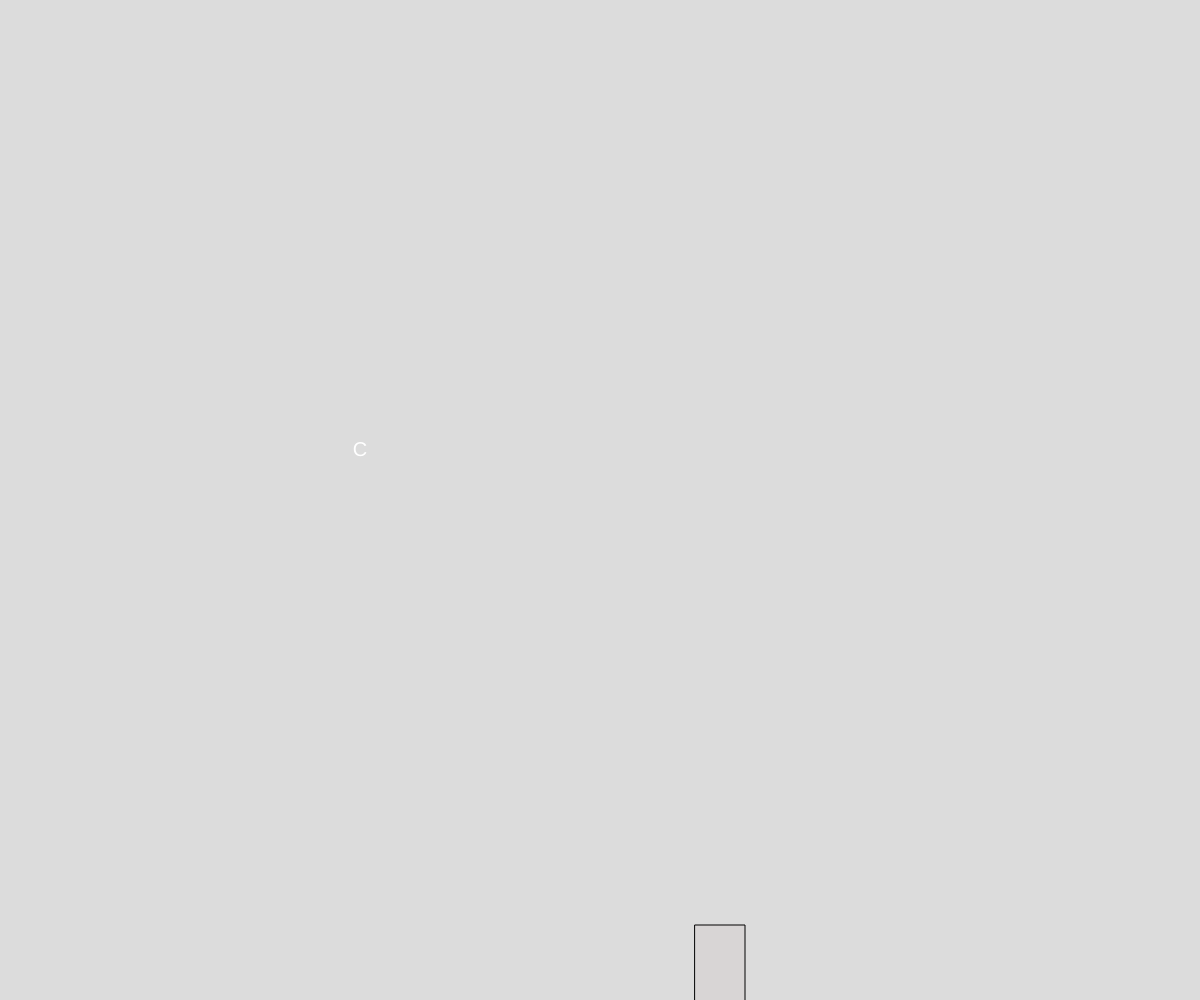
Frame 1 (no input)
Frame 60 (no input): identical to frame 1, image omitted
Frame 120 (the mouse pressed at the canvas centre since frame 60): identical to frame 1, image omitted

The p5.js sketch that drew this single still picture (run headless with seeded random() and noise() and a simulated clock; from frame 60 on, the mouse is pressed at the canvas centre):

// p5.js sketch
// ── sketch.js
// 13 Objects Books
// Ayeman Islam
// March 24/26
// 

// Global Variables
let myBook; // Cant INIT OBJECTS HERE

function setup() {
  createCanvas(windowWidth, windowHeight);
  myBook = new Book("CS30 Text", "Mr. Scott", 
    124567891011, "leatherbound", 500, width * 0.3);
}

function draw() {
  background(220);
  myBook.display();
}

class Book{
  //1. Contructor
  constructor(title, author, isbn, cover, pages, x){
    this.title = title;
    this.author = author;
    this.isbn = isbn;
    this.cover = cover;
    this.pages = pages;
    this.x = x;

  }

  //2. CLass Methods
  // Since  we're in a class, we omit
  //function keyword
  display(){
  rectMode(CENTER); textAlign(CENTER, CENTER); textSize(20);

  // set fill color based on covertype
  switch( this.cover){
    case "softcover":
      fill(250,200,150); break;
    case "hardcover":
      fill(120, 255, 255); break;
    case "leatherbound":
      fill(150,100,100,15); break;
  }
  
  //now draw the book
  push();
  translate(this.x, height/2);
  rect(this.x, height/2, this. pages/10, 150);
  fill(255);
  text(this.title[0], 0, -50);
  pop();

  }
}
